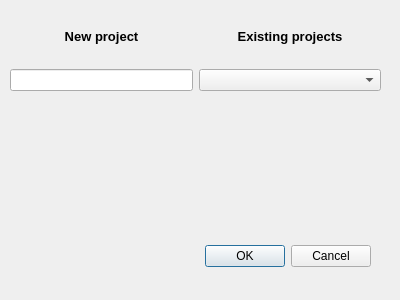
<?xml version="1.0" encoding="UTF-8"?>
<ui version="4.0">
 <class>NewProject</class>
 <widget class="QDialog" name="NewProject">
  <property name="geometry">
   <rect>
    <x>0</x>
    <y>0</y>
    <width>400</width>
    <height>300</height>
   </rect>
  </property>
  <property name="windowTitle">
   <string>Dialog</string>
  </property>
  <widget class="QDialogButtonBox" name="buttonBox">
   <property name="geometry">
    <rect>
     <x>30</x>
     <y>240</y>
     <width>341</width>
     <height>32</height>
    </rect>
   </property>
   <property name="orientation">
    <enum>Qt::Horizontal</enum>
   </property>
   <property name="standardButtons">
    <set>QDialogButtonBox::Cancel|QDialogButtonBox::Ok</set>
   </property>
  </widget>
  <widget class="QWidget" name="verticalLayoutWidget">
   <property name="geometry">
    <rect>
     <x>10</x>
     <y>10</y>
     <width>371</width>
     <height>81</height>
    </rect>
   </property>
   <layout class="QVBoxLayout" name="verticalLayout">
    <item>
     <layout class="QHBoxLayout" name="horizontalLayout_2">
      <item>
       <widget class="QLabel" name="label">
        <property name="font">
         <font>
          <pointsize>10</pointsize>
          <weight>75</weight>
          <bold>true</bold>
         </font>
        </property>
        <property name="text">
         <string>New project</string>
        </property>
        <property name="alignment">
         <set>Qt::AlignCenter</set>
        </property>
       </widget>
      </item>
      <item>
       <widget class="QLabel" name="label_2">
        <property name="font">
         <font>
          <pointsize>10</pointsize>
          <weight>75</weight>
          <bold>true</bold>
         </font>
        </property>
        <property name="text">
         <string>Existing projects</string>
        </property>
        <property name="alignment">
         <set>Qt::AlignCenter</set>
        </property>
       </widget>
      </item>
     </layout>
    </item>
    <item>
     <layout class="QHBoxLayout" name="horizontalLayout_3">
      <item>
       <widget class="QLineEdit" name="lineEdit">
        <property name="sizePolicy">
         <sizepolicy hsizetype="Preferred" vsizetype="Fixed">
          <horstretch>0</horstretch>
          <verstretch>0</verstretch>
         </sizepolicy>
        </property>
        <property name="maximumSize">
         <size>
          <width>16777215</width>
          <height>16777215</height>
         </size>
        </property>
        <property name="alignment">
         <set>Qt::AlignCenter</set>
        </property>
       </widget>
      </item>
      <item>
       <widget class="QComboBox" name="comboBox"/>
      </item>
     </layout>
    </item>
   </layout>
  </widget>
 </widget>
 <resources/>
 <connections>
  <connection>
   <sender>buttonBox</sender>
   <signal>accepted()</signal>
   <receiver>NewProject</receiver>
   <slot>accept()</slot>
   <hints>
    <hint type="sourcelabel">
     <x>248</x>
     <y>254</y>
    </hint>
    <hint type="destinationlabel">
     <x>157</x>
     <y>274</y>
    </hint>
   </hints>
  </connection>
  <connection>
   <sender>buttonBox</sender>
   <signal>rejected()</signal>
   <receiver>NewProject</receiver>
   <slot>reject()</slot>
   <hints>
    <hint type="sourcelabel">
     <x>316</x>
     <y>260</y>
    </hint>
    <hint type="destinationlabel">
     <x>286</x>
     <y>274</y>
    </hint>
   </hints>
  </connection>
 </connections>
</ui>
